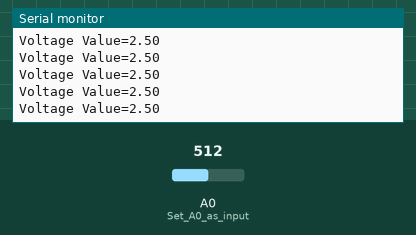
Simulated run of this sketch. Board: ATtiny85, built with avr-gcc and run on an emulated ATtiny85. Shown: the last lines printed to the serial monitor. The test bench sets the inputs (shaded band); at power-on: A0 (Set_A0_as_input) = 512.

Above: at 1.2 s.
1.3 s: A0 (Set_A0_as_input) set to 716
At 1.58 s:
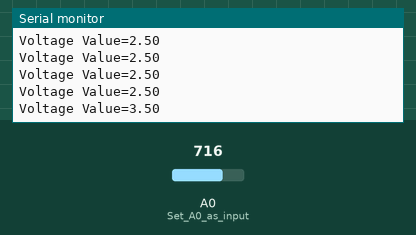
2.8 s: A0 (Set_A0_as_input) set to 900
At 3.0 s:
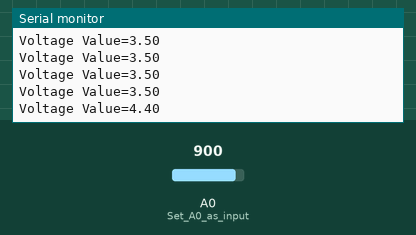
Timing chart, 0 to 5.8 s (numbered marks = the images above; inputs shaded):
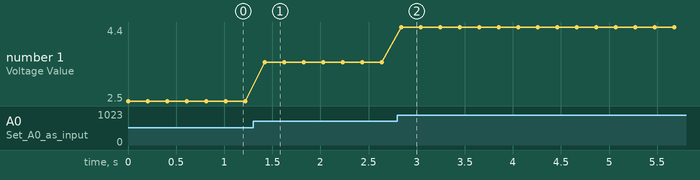

The sketch:

LDR.ino
```cpp
void setup() {
  Serial.begin(9600); // Start serial communication
  pinMode(A0, INPUT); // Set A0 as input
}

void loop() {

  int Value = analogRead(A0);  // Read analog value
  float V = Value * 5.0 / 1023.0;  // Calculate voltage

  Serial.print("Voltage Value=");
  Serial.println(V);

  delay(200);
}
```

lol.c
```cpp
int counter = 0;

void setup() {
  for (int i = 2; i <= 7; i++) {
    pinMode(i, OUTPUT);
  }
}

void loop() {
  // Loop through pins 2 to 7 (6 bits)
  for (int i = 2; i <= 7; i++) {
    if (counter & (1 << (i - 2))) {
      digitalWrite(i, HIGH);
    } else {
      digitalWrite(i, LOW);
    }
  }

  counter++;

  // Optionally, reset the counter if it exceeds the maximum 6-bit value (63)
  if (counter > 63) {
    counter = 0;  // Reset counter to 0 after it reaches 64 (binary 1000000)
  }

  delay(100);  // Delay to make the change visible
}
```

Measured:
- after the input at 1.3 s, the serial monitor: prints a new line after 0.12 s (image 1)
- after the input at 2.8 s, the serial monitor: prints a new line at once (image 2)
- plotted number 1: 2.5 → 3.5 after the input at 1.3 s, 3.5 → 4.4 after the input at 2.8 s
